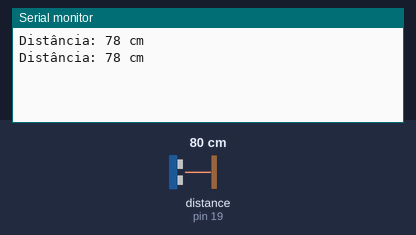
This sketch was run on a simulated Arduino Uno, built with avr-gcc and run on an emulated ATmega328P. Shown: the last lines printed to the serial monitor. Wiring (inferred from the names in the program): ultrasonic range finder: trigger pin 18; echo pin 19. The test bench sets the inputs (shaded band); at power-on: distance to the obstacle (sensor on pin 19) 80 cm. The echo pulse lasts 58.3 µs per cm.

Above: at 1.8 s.
1.9 s: distance to the obstacle (sensor on pin 19) set to 2 cm
At 2.4 s:
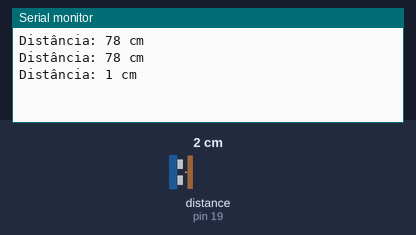
3.4 s: distance to the obstacle (sensor on pin 19) set to 4 cm
At 4.8 s:
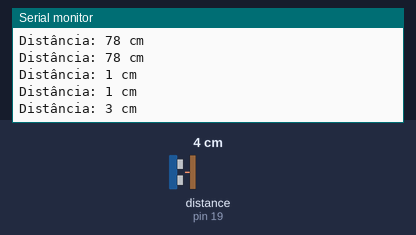
Timing chart, 0 to 6.4 s (numbered marks = the images above; inputs shaded):
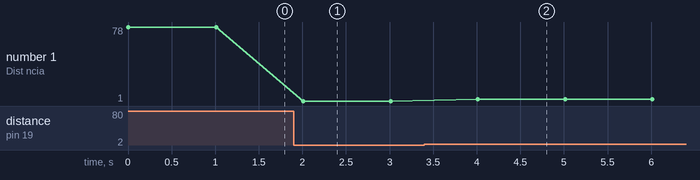

Measured:
- after the input at 1.9 s, the serial monitor: prints a new line after 0.11 s (image 1)
- after the input at 3.4 s, the serial monitor: prints a new line after 0.61 s (image 2)
- plotted number 1: 78 → 1 after the input at 1.9 s, 1 → 3 after the input at 3.4 s

The sketch:

Ultrassonico.ino
```cpp
#define trigPin  18
#define echoPin 19

void setup() {
  Serial.begin(115200);

  pinMode(trigPin, OUTPUT);
  pinMode(echoPin, INPUT);
}

void loop() {
  long duration, distance;

  // Gera um pulso de trigger de 10 microsegundos
  digitalWrite(trigPin, LOW);
  delayMicroseconds(2);
  digitalWrite(trigPin, HIGH);
  delayMicroseconds(10);
  digitalWrite(trigPin, LOW);

  // Leitura do echo e cálculo da distância
  duration = pulseIn(echoPin, HIGH, 30000); // Timeout de 30ms
  if (duration == 0) {
    Serial.println("Nenhum eco recebido");
    distance = -1;
  } else {
    distance = duration * 0.034 / 2;
  }

  Serial.print("Distância: ");
  Serial.print(distance);
  Serial.println(" cm");

  delay(1000); // Aguarda 1 segundo antes de realizar a próxima medição
}
```
